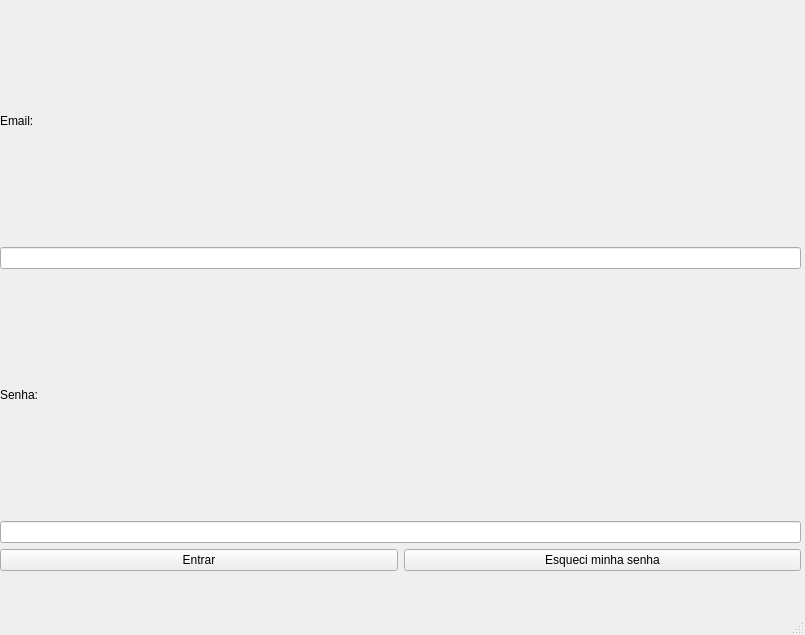
<?xml version="1.0" encoding="UTF-8"?>
<ui version="4.0">
 <class>MainWindow</class>
 <widget class="QMainWindow" name="MainWindow">
  <property name="geometry">
   <rect>
    <x>0</x>
    <y>0</y>
    <width>805</width>
    <height>635</height>
   </rect>
  </property>
  <property name="windowTitle">
   <string>MainWindow</string>
  </property>
  <widget class="QWidget" name="centralwidget">
   <widget class="QWidget" name="widget" native="true">
    <property name="geometry">
     <rect>
      <x>0</x>
      <y>0</y>
      <width>801</width>
      <height>571</height>
     </rect>
    </property>
    <widget class="QWidget" name="verticalLayoutWidget">
     <property name="geometry">
      <rect>
       <x>0</x>
       <y>0</y>
       <width>801</width>
       <height>571</height>
      </rect>
     </property>
     <layout class="QVBoxLayout" name="verticalLayout">
      <item>
       <widget class="QLabel" name="label">
        <property name="text">
         <string>Email:</string>
        </property>
       </widget>
      </item>
      <item>
       <widget class="QLineEdit" name="lineEdit"/>
      </item>
      <item>
       <widget class="QLabel" name="label_2">
        <property name="text">
         <string>Senha:</string>
        </property>
       </widget>
      </item>
      <item>
       <widget class="QLineEdit" name="lineEdit_2">
        <property name="echoMode">
         <enum>QLineEdit::Password</enum>
        </property>
       </widget>
      </item>
      <item>
       <layout class="QHBoxLayout" name="horizontalLayout">
        <item>
         <widget class="QPushButton" name="pushButton">
          <property name="text">
           <string>Entrar</string>
          </property>
         </widget>
        </item>
        <item>
         <widget class="QPushButton" name="pushButton_2">
          <property name="text">
           <string>Esqueci minha senha</string>
          </property>
         </widget>
        </item>
       </layout>
      </item>
     </layout>
    </widget>
   </widget>
  </widget>
  <widget class="QMenuBar" name="menubar">
   <property name="geometry">
    <rect>
     <x>0</x>
     <y>0</y>
     <width>805</width>
     <height>22</height>
    </rect>
   </property>
  </widget>
  <widget class="QStatusBar" name="statusbar"/>
 </widget>
 <resources/>
 <connections/>
</ui>
